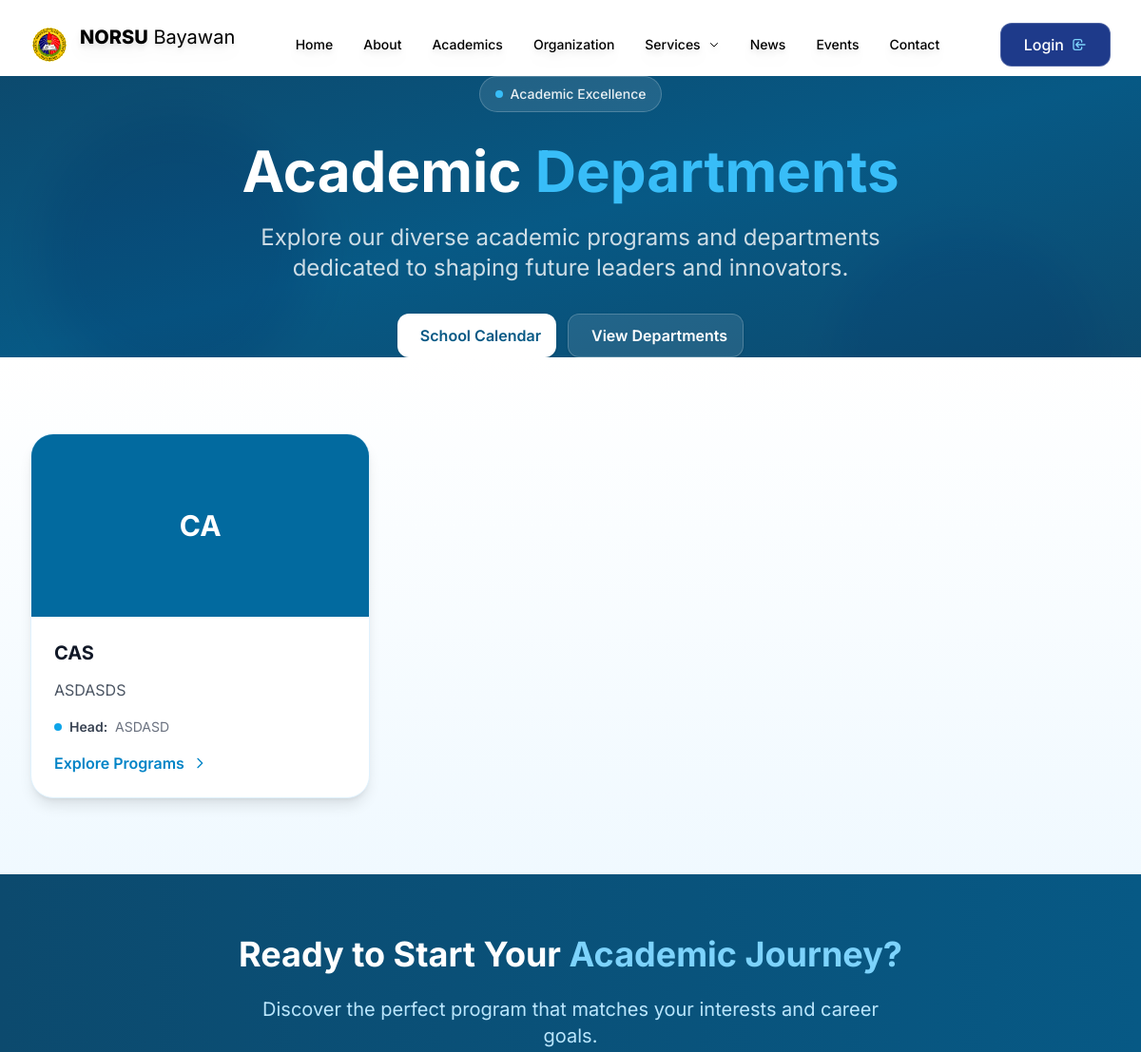
Page /academics/ (upper part) on the earlier database version.
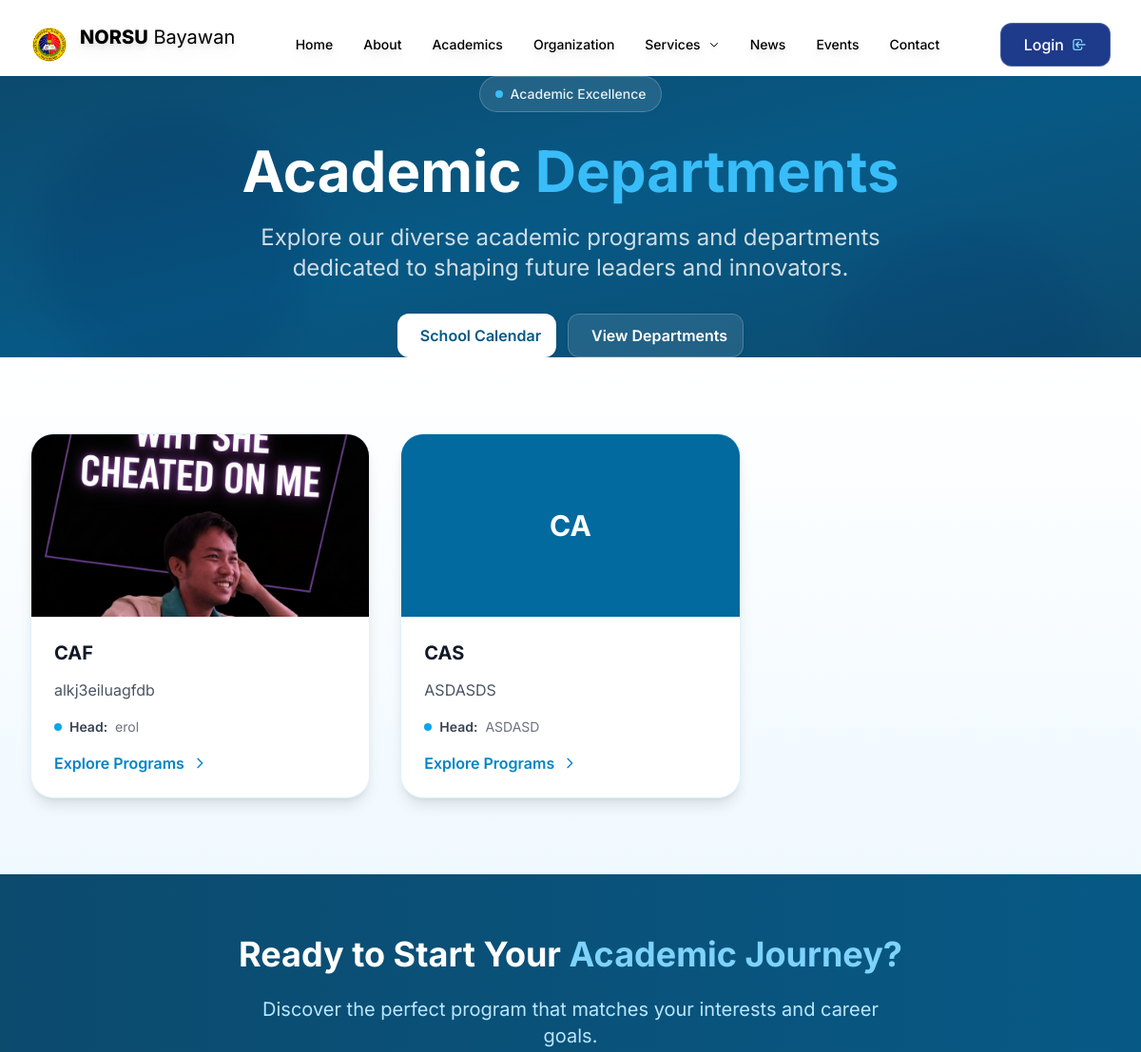
Same page on the later database version.
### academics/models.py (models this page shows, shortened)
class Department(models.Model):
    name = models.CharField(max_length=200)
    description = models.TextField()
    head = models.CharField(max_length=100)
    email = models.EmailField(blank=True)
    phone = models.CharField(max_length=20, blank=True)
    image = models.ImageField(upload_to='departments/', blank=True)
    created_at = models.DateTimeField(auto_now_add=True)
    class Meta:
        ordering = ['name']

### academics/views.py (the view)
# urls.py: path('', views.department_list, name='index'),
def department_list(request):
    departments = Department.objects.all()
    return render(request, 'academics/department_list.html', {'departments': departments})

### dashboard/context_processors.py (called while the page is built)
def site_settings(request):
    try:
        from .models import SiteSetting
        settings = SiteSetting.objects.first()
        return {'site_settings': settings}
    except:
        return {'site_settings': None}

### academics/templates/academics/department_list.html (shortened to what the changed rows need)
{% extends 'base.html' %}
{% block content %}
<section class="pt-0 pb-0 bg-gradient-to-br from-sky-900 via-sky-800 to-sky-900 text-white relative overflow-hidden">
    <div class="relative max-w-7xl mx-auto px-4 sm:px-6 lg:px-8 text-center">
        <div class="animate-fade-in">
            <h1 class="text-5xl md:text-6xl font-bold text-white mb-6 leading-tight">
                Academic
                <span class="bg-gradient-to-r from-sky-400 to-sky-400 bg-clip-text text-transparent">Departments</span>
            </h1>
        </div>
    </div>
</section>
<section class="py-20 bg-gradient-to-b from-white to-sky-50" id="departments-grid">
    <div class="max-w-7xl mx-auto px-4 sm:px-6 lg:px-8">
        <div class="grid md:grid-cols-2 lg:grid-cols-3 gap-8">
            {% for department in departments %}
            <div class="group bg-white rounded-3xl shadow-lg hover:shadow-2xl transition-all duration-500 transform hover:-translate-y-2 overflow-hidden border border-sky-100">
                {% if department.image %}
                <div class="h-48 overflow-hidden">
                    <img src="{{ department.image.url }}" alt="{{ department.name }}" class="w-full h-full object-cover group-hover:scale-105 transition-transform duration-500">
                </div>
                {% else %}
                <div class="h-48 bg-gradient-to-br from-sky-600 to-sky-600 flex items-center justify-center relative overflow-hidden">
                    <span class="text-white text-3xl font-bold z-10">{{ department.name|slice:":2" }}</span>
                    <div class="absolute inset-0 bg-black/20"></div>
                </div>
                {% endif %}
                <div class="p-6">
                    <h3 class="text-xl font-bold text-gray-900 mb-3 group-hover:text-sky-600 transition-colors duration-200">{{ department.name }}</h3>
                    <p class="text-gray-600 mb-4 line-clamp-3 leading-relaxed">{{ department.description|truncatewords:25 }}</p>
                    <div class="flex items-center text-sm text-gray-500 mb-4">
                        <div class="flex items-center gap-2">
                            <span class="w-2 h-2 bg-sky-500 rounded-full"></span>
                            <span class="font-semibold text-gray-700">Head:</span>
                            <span>{{ department.head }}</span>
                        </div>
                    </div>
                    <button onclick="openPopup('popup{{ forloop.counter }}')"
                            class="inline-flex items-center text-sky-600 hover:text-sky-700 font-semibold group-hover:translate-x-1 transition-all duration-200">
                        <span>Explore Programs</span>
                        <svg class="w-4 h-4 ml-2 group-hover:translate-x-1 transition-transform" fill="none" stroke="currentColor" viewBox="0 0 24 24" aria-hidden="true">
                            <path stroke-linecap="round" stroke-linejoin="round" stroke-width="2" d="M9 5l7 7-7 7" />
                        </svg>
                    </button>
                </div>
            </div>
            {% endfor %}
        </div>
    </div>
</section>
<section class="py-16 bg-gradient-to-r from-sky-900 to-sky-800 text-white">
    <div class="max-w-4xl mx-auto px-4 sm:px-6 lg:px-8 text-center">
        <h2 class="text-3xl md:text-4xl font-bold mb-6">
            Ready to Start Your
            <span class="text-sky-300">Academic Journey?</span>
        </h2>
    </div>
</section>
{% endblock %}

Differences in the rows shown:
added Department: image (picture), name "CAF", description "alkj3eiluagfdb", head "erol"
